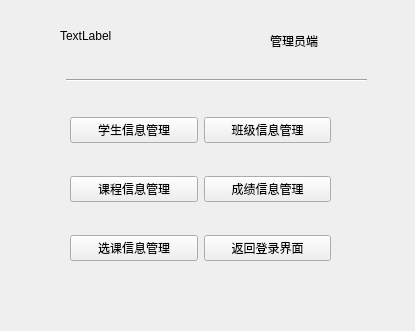
<?xml version="1.0" encoding="UTF-8"?>
<ui version="4.0">
 <class>manager</class>
 <widget class="QWidget" name="manager">
  <property name="geometry">
   <rect>
    <x>0</x>
    <y>0</y>
    <width>415</width>
    <height>331</height>
   </rect>
  </property>
  <property name="windowTitle">
   <string>Dialog</string>
  </property>
  <widget class="QLabel" name="label">
   <property name="geometry">
    <rect>
     <x>270</x>
     <y>30</y>
     <width>81</width>
     <height>21</height>
    </rect>
   </property>
   <property name="text">
    <string>管理员端</string>
   </property>
  </widget>
  <widget class="Line" name="line">
   <property name="geometry">
    <rect>
     <x>66</x>
     <y>70</y>
     <width>301</width>
     <height>20</height>
    </rect>
   </property>
   <property name="orientation">
    <enum>Qt::Horizontal</enum>
   </property>
  </widget>
  <widget class="QLabel" name="label_useradmin">
   <property name="geometry">
    <rect>
     <x>60</x>
     <y>20</y>
     <width>151</width>
     <height>31</height>
    </rect>
   </property>
   <property name="text">
    <string>TextLabel</string>
   </property>
  </widget>
  <widget class="QWidget" name="">
   <property name="geometry">
    <rect>
     <x>70</x>
     <y>90</y>
     <width>261</width>
     <height>201</height>
    </rect>
   </property>
   <layout class="QGridLayout" name="gridLayout">
    <item row="0" column="0">
     <widget class="QPushButton" name="stu_inform_guanlipushButton">
      <property name="text">
       <string>学生信息管理</string>
      </property>
     </widget>
    </item>
    <item row="0" column="1">
     <widget class="QPushButton" name="class_managepushButton">
      <property name="text">
       <string>班级信息管理</string>
      </property>
     </widget>
    </item>
    <item row="1" column="0">
     <widget class="QPushButton" name="course_manageButton">
      <property name="text">
       <string>课程信息管理</string>
      </property>
     </widget>
    </item>
    <item row="1" column="1">
     <widget class="QPushButton" name="scoremanagepushButton">
      <property name="text">
       <string>成绩信息管理</string>
      </property>
     </widget>
    </item>
    <item row="2" column="0">
     <widget class="QPushButton" name="selectCourse_manageButton">
      <property name="text">
       <string>选课信息管理</string>
      </property>
     </widget>
    </item>
    <item row="2" column="1">
     <widget class="QPushButton" name="pushButton_9">
      <property name="text">
       <string>返回登录界面</string>
      </property>
     </widget>
    </item>
   </layout>
  </widget>
 </widget>
 <resources/>
 <connections/>
</ui>
